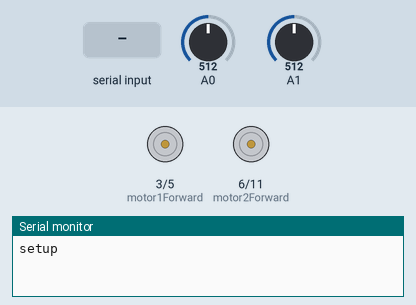
This sketch was run on a simulated Arduino Uno, built with avr-gcc and run on an emulated ATmega328P. Parts: motor-driver pin pairs drawn as motors (green arrow = first pin HIGH = forward, orange = second pin HIGH = backward, longer = more drive), the last lines printed to the serial monitor. Inputs (shaded band) come from the test bench; at power-on: A0 = 512, A1 = 512.

Above: at 2.2 s.
2.3 s: "1" received over the second serial link
At 3.1 s:
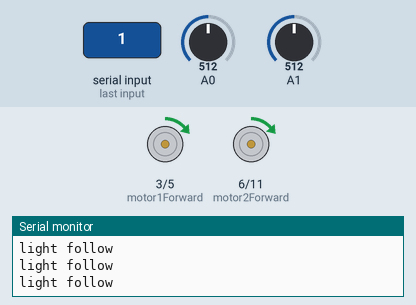
3.8 s: A0 set to 716
At 4.5 s:
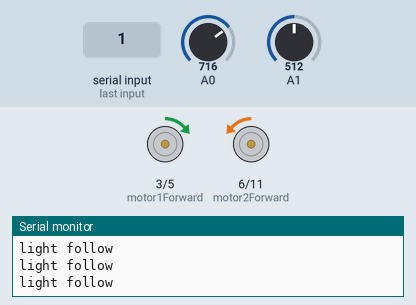
5.3 s: A1 set to 900
At 5.6 s:
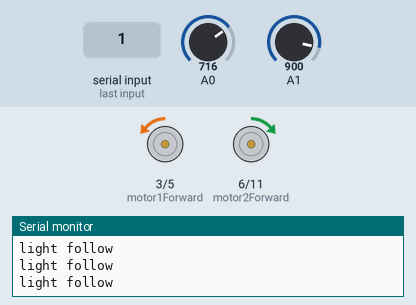
6.8 s: "0" received over the second serial link
At 8.0 s:
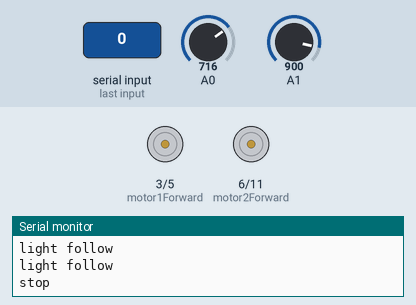
8.3 s: "2" received over the second serial link
At 8.8 s:
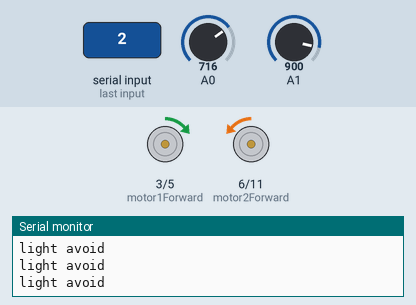
10.2 s: A0 set to 1023
At 10.6 s:
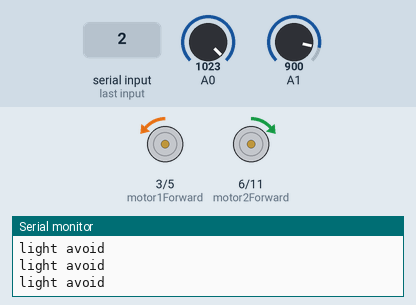
Timing chart, 0 to 13.2 s (numbered marks = the images above; inputs shaded):
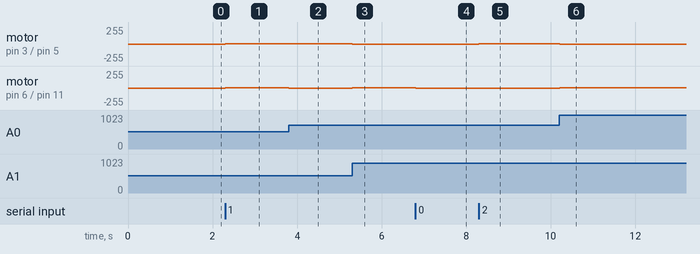

Measured:
- after the input at 2.3 s, motor on pin 3 (motor1Forward) / pin 5 (motor1Reverse), motor on pin 6 (motor2Forward) / pin 11 (motor2Reverse): stopped → forward 1/255 at once
- after the input at 3.8 s, motor on pin 6 (motor2Forward) / pin 11 (motor2Reverse): forward 1/255 → backward 1/255 at once
- after the input at 5.3 s, motor on pin 3 (motor1Forward) / pin 5 (motor1Reverse): forward 1/255 → backward 1/255 at once; motor on pin 6 (motor2Forward) / pin 11 (motor2Reverse): backward 1/255 → forward 1/255 at once
- after the input at 6.8 s, motor on pin 3 (motor1Forward) / pin 5 (motor1Reverse): backward 1/255 → stopped at once; motor on pin 6 (motor2Forward) / pin 11 (motor2Reverse): forward 1/255 → stopped at once
- after the input at 8.3 s, motor on pin 3 (motor1Forward) / pin 5 (motor1Reverse): stopped → forward 1/255 at once; motor on pin 6 (motor2Forward) / pin 11 (motor2Reverse): stopped → backward 1/255 at once
- after the input at 10.2 s, motor on pin 3 (motor1Forward) / pin 5 (motor1Reverse): forward 1/255 → backward 1/255 at once; motor on pin 6 (motor2Forward) / pin 11 (motor2Reverse): backward 1/255 → forward 1/255 at once

The sketch:

arduino_bluetooth_robot_rx.ino
```cpp
/* Arduino Multi-mode Bluetooth Robot

 The circuit:
 * D8   >>>  Rx
 * D7   >>>  Tx
 * 5V    >>>  VCC (some HC-05 models are powered on 3.3V, verify before connecting)
 * GND   >>>  GND
 Note:
 * you will need arduino 1.0.1 or higher to run this sketch

 Author: Andrew R. from HobbyTransform (http://hobbytransform.com/), written in 2016
*/

#include <SoftwareSerial.h>       // import the serial library

#define motor1Forward 3
#define motor1Reverse 5
#define motor2Forward 6
#define motor2Reverse 11

#define LIGHT_FOLLOW      '1'
#define LIGHT_AVOID       '2'
#define LINE_FOLLOW       '3'
#define LINE_AVOID        '4'
#define ULTRASONIC_FOLLOW '5'
#define ULTRASONIC_AVOID  '6'
#define STOP_MOTORS       '0'
#define MOVE_FORWARD      'w'
#define MOVE_BACK         's'
#define MOVE_LEFT         'a'
#define MOVE_RIGHT        'd'

SoftwareSerial BTserial(7, 8);    // RX, TX

// Constants
int light[4] = {0,1,2,3};         // wire as ldrLeft A0, ldrRight A1, lineLeft A2, lineRight A3
int lightTol[2] = {10,15};        // light tol, line tol
int driveTime = 3;

// Variables
char mode = '0';                  // rc mode stop
int leftMotorSpeed = 0;
int rightMotorSpeed = 0;
char BluetoothByte;               // the data given from Computer


void setup(){

  // setup peripherals: bluetooth serial
  BTserial.begin(9600);
  Serial.begin(9600);
  Serial.print("setup");

  // Set Pins
  pinMode(motor1Forward, OUTPUT);
  pinMode(motor1Reverse, OUTPUT);
  pinMode(motor2Forward, OUTPUT);
  pinMode(motor2Reverse, OUTPUT);

  // Initialize Pins
  resetMotors();

  delay(1000);  //allow me to anticipate startup
}

void loop(){

  if(BTserial.available()){

    BluetoothByte = BTserial.read();

    mode = BluetoothByte;

    switch(mode){

      case MOVE_FORWARD:

        // RC mode: forward
        forward(HIGH);
        Serial.println("forward");
        break;

      case MOVE_BACK:

        // RC mode: reverse
        reverse(HIGH);
        Serial.println("reverse");
        break;

      case MOVE_LEFT:

        // RC mode: steer left
        steerLeft(HIGH);
        Serial.println("left");
        break;

      case MOVE_RIGHT:

        // RC mode: steer right
        steerRight(HIGH);
        Serial.println("right");
        break;

      case STOP_MOTORS:

        // RC mode: stop motors
        resetMotors();
        Serial.println("stop");
        break;

    }

  }

  switch(mode){

    case LIGHT_FOLLOW:

      light_mode(0,'F');
      Serial.println("light follow");
      break;

    case LIGHT_AVOID:

      light_mode(0,'A');
      Serial.println("light avoid");
      break;

    case LINE_FOLLOW:

      light_mode(1,'A');  // Line Follow (avoid white)
      Serial.println("line follow");
      break;

    case LINE_AVOID:

      light_mode(1,'F');  // Line Avoid (remain in white regions)
      Serial.println("line avoid");
      break;

    case ULTRASONIC_FOLLOW:

      Serial.println("U.S. follow");
      break;

    case ULTRASONIC_AVOID:

      Serial.println("U.S. avoid");
      break;

  }

}

// Helper Functions

void light_mode(int s, char m){
  //LDR: 0 with 'F' or 'A';   Line Follow: 1 with 'A'
  int left = analogRead(light[2*s]);
  int right = analogRead(light[2*s+1]);

  if(abs(left - right) > lightTol[s]){
    if(left > right){
      if(m == 'F'){
        steerRight(HIGH);
      } else if(m == 'A'){
        steerLeft(HIGH);
      }
    }
    else{
      if(m == 'F'){
        steerLeft(HIGH);
      } else if(m == 'A'){
        steerRight(HIGH);
      }
    }
  }
  else{
    forward(HIGH);
  }
}

void resetMotors(){
  digitalWrite(motor1Forward, LOW);
  digitalWrite(motor1Reverse, LOW);
  digitalWrite(motor2Forward, LOW);
  digitalWrite(motor2Reverse, LOW);
}

void drive(int leftSpeed,int rightSpeed){
  if(leftSpeed >= 0){
    analogWrite(motor1Reverse, LOW);
    analogWrite(motor1Forward, leftSpeed);
  } else if(leftSpeed < 0){
    analogWrite(motor1Forward, LOW);
    analogWrite(motor1Reverse, abs(leftSpeed));
  }
  if(rightSpeed >= 0){
    analogWrite(motor2Reverse, LOW);
    analogWrite(motor2Forward, rightSpeed);
  } else if(rightSpeed < 0){
    analogWrite(motor2Forward, LOW);
    analogWrite(motor2Reverse, abs(rightSpeed));
  }
  delay(driveTime);
}

void forward(int motorSpeed){
  analogWrite(motor1Reverse, LOW);
  analogWrite(motor1Forward, motorSpeed);
  analogWrite(motor2Reverse, LOW);
  analogWrite(motor2Forward, motorSpeed);
  delay(driveTime);
}

void reverse(int motorSpeed){
  analogWrite(motor1Forward, LOW);
  analogWrite(motor1Reverse, motorSpeed);
  analogWrite(motor2Forward, LOW);
  analogWrite(motor2Reverse, motorSpeed);
  delay(driveTime);
}

void steerLeft(int motorSpeed){
  analogWrite(motor1Forward, LOW);
  analogWrite(motor1Reverse, motorSpeed);
  analogWrite(motor2Reverse, LOW);
  analogWrite(motor2Forward, motorSpeed);
  delay(driveTime);
}

void steerRight(int motorSpeed){
  analogWrite(motor1Reverse, LOW);
  analogWrite(motor1Forward, motorSpeed);
  analogWrite(motor2Forward, LOW);
  analogWrite(motor2Reverse, motorSpeed);
  delay(driveTime);
}
```
